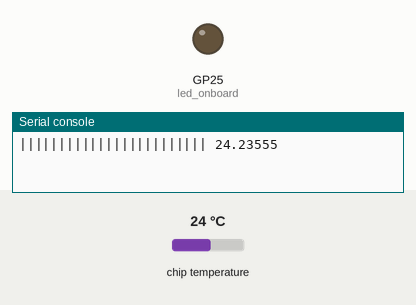
Bench run of a program on a simulated Raspberry Pi Pico running MicroPython. On the bench: output pins drawn as LEDs (lit = HIGH), the last lines printed to the serial console. Inputs (shaded band) come from the test bench; at power-on: chip temperature 24 °C.

Above: at 1.2 s.
1.3 s: chip temperature set to 27 °C
4.0 s: chip temperature set to 30 °C
At 4.8 s:
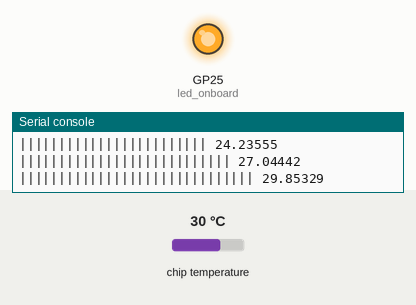
Timing chart, 0 to 15.5 s (numbered marks = the images above; inputs shaded):
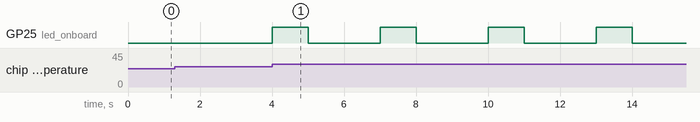

The program:

temperature.py
```python
# visualizing temperatures and signalizing a breach
import machine
import utime

sensor_temp = machine.ADC(4)
led_onboard = machine.Pin(25, machine.Pin.OUT)

conversion_factor = 3.3 / (65535)

threshold = 28
def formatBar(num):
    return "|" * round(num)

while True:
    reading = sensor_temp.read_u16() * conversion_factor
    temperature = 27 - (reading - 0.706) / 0.001721
    print(formatBar(temperature) + " " + str(temperature))
    if temperature > threshold:
        led_onboard.value(1)
        utime.sleep(1)
        led_onboard.value(0)
    utime.sleep(2)
```

Measured:
- the behaviour switches between 28 and 29 °C on chip temperature (found by bisection; images 0 and 1)
- after the input at 4.0 s, GP25 (led_onboard): alternates HIGH for 1.0 s and LOW for 2.0 s, starting at once
